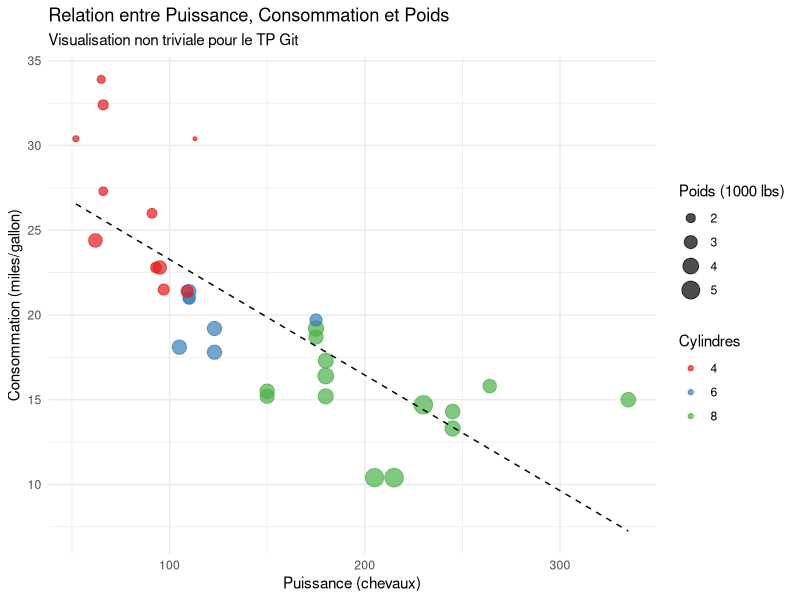

Write the R code that produced this figure.
# Charger la bibliothèque nécessaire
library(ggplot2)

# Création d'une visualisation complexe avec le jeu de données mtcars
plot_cars <- ggplot(mtcars, aes(x = hp, y = mpg, color = factor(cyl), size = wt)) +
  # Ajouter des points avec une certaine transparence
  geom_point(alpha = 0.7) +
  # Ajouter une ligne de tendance (régression lissée) pour l'ensemble
  geom_smooth(method = "lm", se = FALSE, color = "black", linetype = "dashed", size = 0.5) +
  # Personnaliser les couleurs et les étiquettes
  scale_color_brewer(palette = "Set1") +
  labs(
    title = "Relation entre Puissance, Consommation et Poids",
    subtitle = "Visualisation non triviale pour le TP Git",
    x = "Puissance (chevaux)",
    y = "Consommation (miles/gallon)",
    color = "Cylindres",
    size = "Poids (1000 lbs)"
  ) +
  # Utiliser un thème propre
  theme_minimal() +
  theme(legend.position = "right")

# Afficher le graphique
print(plot_cars)
